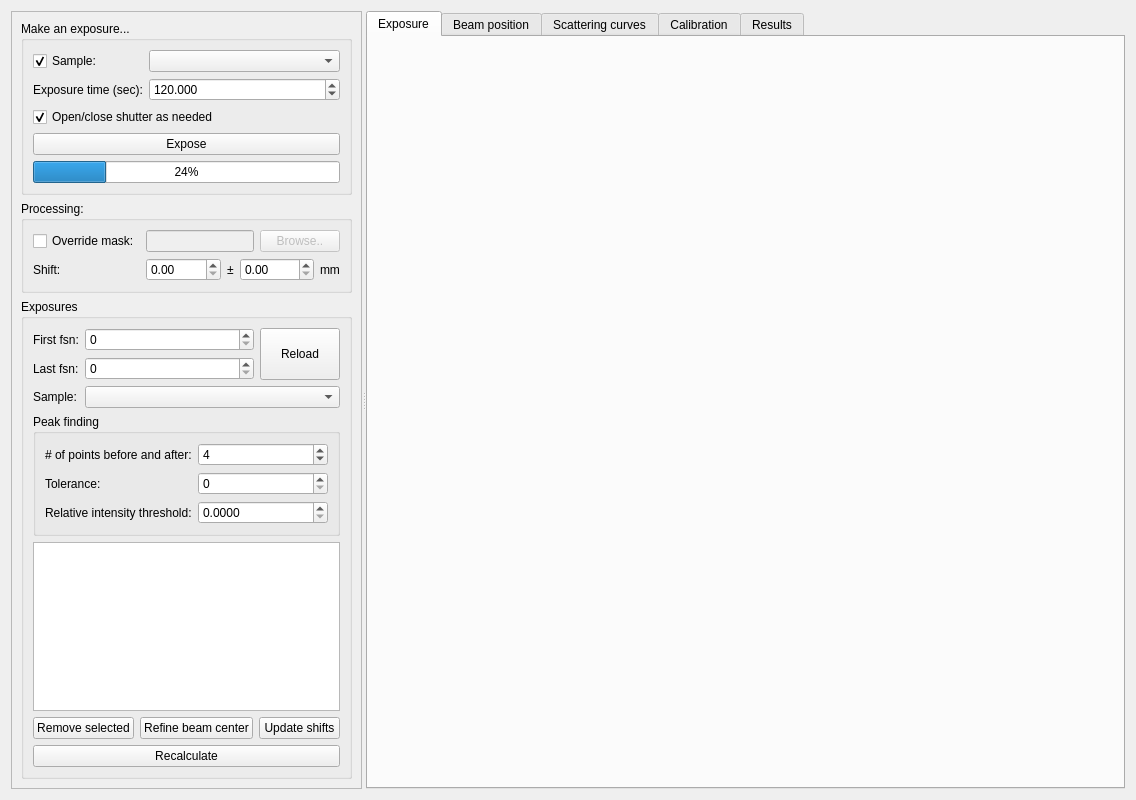
<?xml version="1.0" encoding="UTF-8"?>
<ui version="4.0">
 <class>Form</class>
 <widget class="QWidget" name="Form">
  <property name="geometry">
   <rect>
    <x>0</x>
    <y>0</y>
    <width>1136</width>
    <height>800</height>
   </rect>
  </property>
  <property name="windowTitle">
   <string>First principles calibration</string>
  </property>
  <layout class="QVBoxLayout" name="verticalLayout">
   <item>
    <widget class="QSplitter" name="splitter">
     <property name="orientation">
      <enum>Qt::Horizontal</enum>
     </property>
     <widget class="QFrame" name="frame">
      <property name="frameShape">
       <enum>QFrame::StyledPanel</enum>
      </property>
      <property name="frameShadow">
       <enum>QFrame::Raised</enum>
      </property>
      <layout class="QGridLayout" name="gridLayout_3">
       <item row="8" column="0" colspan="2">
        <widget class="QGroupBox" name="exposuresGroupBox">
         <property name="sizePolicy">
          <sizepolicy hsizetype="Preferred" vsizetype="Preferred">
           <horstretch>0</horstretch>
           <verstretch>1</verstretch>
          </sizepolicy>
         </property>
         <property name="title">
          <string>Exposures</string>
         </property>
         <layout class="QGridLayout" name="gridLayout_2">
          <item row="7" column="0" colspan="3">
           <widget class="QPushButton" name="updateMeasurementsPushButton">
            <property name="text">
             <string>Recalculate</string>
            </property>
           </widget>
          </item>
          <item row="5" column="0" colspan="3">
           <widget class="QTreeView" name="exposuresTreeView">
            <property name="sizePolicy">
             <sizepolicy hsizetype="Expanding" vsizetype="Expanding">
              <horstretch>0</horstretch>
              <verstretch>1</verstretch>
             </sizepolicy>
            </property>
           </widget>
          </item>
          <item row="3" column="0" colspan="3">
           <widget class="QGroupBox" name="groupBox">
            <property name="title">
             <string>Peak finding</string>
            </property>
            <layout class="QFormLayout" name="formLayout_2">
             <item row="0" column="0">
              <widget class="QLabel" name="label_10">
               <property name="text">
                <string># of points before and after:</string>
               </property>
              </widget>
             </item>
             <item row="0" column="1">
              <widget class="QSpinBox" name="peakPointsBeforeAndAfterSpinBox">
               <property name="minimum">
                <number>1</number>
               </property>
               <property name="value">
                <number>4</number>
               </property>
              </widget>
             </item>
             <item row="2" column="0">
              <widget class="QLabel" name="label_14">
               <property name="text">
                <string>Relative intensity threshold:</string>
               </property>
              </widget>
             </item>
             <item row="2" column="1">
              <widget class="QDoubleSpinBox" name="peakFindThresholdDoubleSpinBox">
               <property name="decimals">
                <number>4</number>
               </property>
               <property name="maximum">
                <double>1.000000000000000</double>
               </property>
              </widget>
             </item>
             <item row="1" column="0">
              <widget class="QLabel" name="label_15">
               <property name="text">
                <string>Tolerance:</string>
               </property>
              </widget>
             </item>
             <item row="1" column="1">
              <widget class="QSpinBox" name="toleranceSpinBox"/>
             </item>
            </layout>
           </widget>
          </item>
          <item row="1" column="0">
           <widget class="QLabel" name="label_3">
            <property name="text">
             <string>Last fsn:</string>
            </property>
           </widget>
          </item>
          <item row="6" column="0" colspan="3">
           <layout class="QHBoxLayout" name="horizontalLayout_3">
            <item>
             <widget class="QPushButton" name="removeSelectedExposurePushButton">
              <property name="text">
               <string>Remove selected</string>
              </property>
             </widget>
            </item>
            <item>
             <widget class="QPushButton" name="refineBeamCenterPushButton">
              <property name="text">
               <string>Refine beam center</string>
              </property>
             </widget>
            </item>
            <item>
             <widget class="QPushButton" name="updateShiftsPushButton">
              <property name="text">
               <string>Update shifts</string>
              </property>
             </widget>
            </item>
           </layout>
          </item>
          <item row="0" column="0">
           <widget class="QLabel" name="label_2">
            <property name="text">
             <string>First fsn:</string>
            </property>
           </widget>
          </item>
          <item row="0" column="1">
           <widget class="QSpinBox" name="firstFSNSpinBox">
            <property name="sizePolicy">
             <sizepolicy hsizetype="Minimum" vsizetype="Fixed">
              <horstretch>1</horstretch>
              <verstretch>0</verstretch>
             </sizepolicy>
            </property>
            <property name="maximum">
             <number>100000</number>
            </property>
           </widget>
          </item>
          <item row="1" column="1">
           <widget class="QSpinBox" name="lastFSNSpinBox">
            <property name="sizePolicy">
             <sizepolicy hsizetype="Minimum" vsizetype="Fixed">
              <horstretch>1</horstretch>
              <verstretch>0</verstretch>
             </sizepolicy>
            </property>
            <property name="maximum">
             <number>100000</number>
            </property>
           </widget>
          </item>
          <item row="0" column="2" rowspan="2">
           <widget class="QPushButton" name="reloadExposuresPushButton">
            <property name="sizePolicy">
             <sizepolicy hsizetype="Minimum" vsizetype="Minimum">
              <horstretch>0</horstretch>
              <verstretch>0</verstretch>
             </sizepolicy>
            </property>
            <property name="text">
             <string>Reload</string>
            </property>
           </widget>
          </item>
          <item row="2" column="1" colspan="2">
           <widget class="QComboBox" name="filterSampleComboBox">
            <property name="enabled">
             <bool>true</bool>
            </property>
           </widget>
          </item>
          <item row="2" column="0">
           <widget class="QLabel" name="label_13">
            <property name="text">
             <string>Sample:</string>
            </property>
           </widget>
          </item>
         </layout>
        </widget>
       </item>
       <item row="7" column="0" colspan="2">
        <widget class="QGroupBox" name="groupBox_4">
         <property name="title">
          <string>Processing:</string>
         </property>
         <layout class="QGridLayout" name="gridLayout_5">
          <item row="0" column="1">
           <layout class="QHBoxLayout" name="horizontalLayout_2">
            <item>
             <widget class="QLineEdit" name="maskFileLineEdit">
              <property name="enabled">
               <bool>false</bool>
              </property>
             </widget>
            </item>
            <item>
             <widget class="QPushButton" name="browseMaskPushButton">
              <property name="enabled">
               <bool>false</bool>
              </property>
              <property name="text">
               <string>Browse..</string>
              </property>
             </widget>
            </item>
           </layout>
          </item>
          <item row="0" column="0">
           <widget class="QCheckBox" name="overrideMaskCheckBox">
            <property name="text">
             <string>Override mask:</string>
            </property>
           </widget>
          </item>
          <item row="1" column="0">
           <widget class="QLabel" name="label_4">
            <property name="text">
             <string>Shift:</string>
            </property>
           </widget>
          </item>
          <item row="1" column="1">
           <layout class="QHBoxLayout" name="horizontalLayout">
            <item>
             <widget class="QDoubleSpinBox" name="shiftValueDoubleSpinBox">
              <property name="sizePolicy">
               <sizepolicy hsizetype="Minimum" vsizetype="Fixed">
                <horstretch>1</horstretch>
                <verstretch>0</verstretch>
               </sizepolicy>
              </property>
              <property name="maximum">
               <double>1000.000000000000000</double>
              </property>
             </widget>
            </item>
            <item>
             <widget class="QLabel" name="label_6">
              <property name="text">
               <string>±</string>
              </property>
              <property name="textFormat">
               <enum>Qt::PlainText</enum>
              </property>
             </widget>
            </item>
            <item>
             <widget class="QDoubleSpinBox" name="shiftErrorDoubleSpinBox">
              <property name="sizePolicy">
               <sizepolicy hsizetype="Minimum" vsizetype="Fixed">
                <horstretch>1</horstretch>
                <verstretch>0</verstretch>
               </sizepolicy>
              </property>
              <property name="maximum">
               <double>1000.000000000000000</double>
              </property>
             </widget>
            </item>
            <item>
             <widget class="QLabel" name="label_7">
              <property name="text">
               <string>mm</string>
              </property>
             </widget>
            </item>
           </layout>
          </item>
         </layout>
        </widget>
       </item>
       <item row="0" column="0" colspan="2">
        <widget class="QGroupBox" name="groupBox_5">
         <property name="title">
          <string>Make an exposure...</string>
         </property>
         <layout class="QGridLayout" name="gridLayout_6">
          <item row="0" column="0">
           <widget class="QCheckBox" name="sampleCheckBox">
            <property name="text">
             <string>Sample:</string>
            </property>
            <property name="checked">
             <bool>true</bool>
            </property>
           </widget>
          </item>
          <item row="3" column="0" colspan="2">
           <widget class="QPushButton" name="exposePushButton">
            <property name="text">
             <string>Expose</string>
            </property>
           </widget>
          </item>
          <item row="2" column="0" colspan="2">
           <widget class="QCheckBox" name="autoShutterCheckBox">
            <property name="text">
             <string>Open/close shutter as needed</string>
            </property>
            <property name="checked">
             <bool>true</bool>
            </property>
           </widget>
          </item>
          <item row="0" column="1">
           <widget class="QComboBox" name="sampleComboBox">
            <property name="sizePolicy">
             <sizepolicy hsizetype="Preferred" vsizetype="Fixed">
              <horstretch>1</horstretch>
              <verstretch>0</verstretch>
             </sizepolicy>
            </property>
           </widget>
          </item>
          <item row="1" column="0">
           <widget class="QLabel" name="label_8">
            <property name="text">
             <string>Exposure time (sec):</string>
            </property>
           </widget>
          </item>
          <item row="1" column="1">
           <widget class="QDoubleSpinBox" name="exposureTimeDoubleSpinBox">
            <property name="sizePolicy">
             <sizepolicy hsizetype="Minimum" vsizetype="Fixed">
              <horstretch>1</horstretch>
              <verstretch>0</verstretch>
             </sizepolicy>
            </property>
            <property name="decimals">
             <number>3</number>
            </property>
            <property name="minimum">
             <double>0.003000000000000</double>
            </property>
            <property name="maximum">
             <double>100000.000000000000000</double>
            </property>
            <property name="value">
             <double>120.000000000000000</double>
            </property>
           </widget>
          </item>
          <item row="4" column="0" colspan="2">
           <widget class="QProgressBar" name="progressBar">
            <property name="value">
             <number>24</number>
            </property>
           </widget>
          </item>
         </layout>
        </widget>
       </item>
      </layout>
     </widget>
     <widget class="QTabWidget" name="tabWidget">
      <property name="sizePolicy">
       <sizepolicy hsizetype="Expanding" vsizetype="Expanding">
        <horstretch>1</horstretch>
        <verstretch>0</verstretch>
       </sizepolicy>
      </property>
      <property name="currentIndex">
       <number>0</number>
      </property>
      <widget class="QWidget" name="exposureTab">
       <attribute name="title">
        <string>Exposure</string>
       </attribute>
      </widget>
      <widget class="QWidget" name="beamPosTab">
       <attribute name="title">
        <string>Beam position</string>
       </attribute>
      </widget>
      <widget class="QWidget" name="curvesTab">
       <attribute name="title">
        <string>Scattering curves</string>
       </attribute>
      </widget>
      <widget class="QWidget" name="calibrationTab">
       <attribute name="title">
        <string>Calibration</string>
       </attribute>
      </widget>
      <widget class="QWidget" name="resultsTab">
       <attribute name="title">
        <string>Results</string>
       </attribute>
       <layout class="QGridLayout" name="gridLayout">
        <item row="1" column="0">
         <widget class="QGroupBox" name="groupBox_3">
          <property name="title">
           <string>Peaks and lattice parameter</string>
          </property>
          <layout class="QGridLayout" name="gridLayout_4">
           <item row="2" column="0">
            <widget class="QLabel" name="label_5">
             <property name="text">
              <string>Lattice parameter:</string>
             </property>
            </widget>
           </item>
           <item row="2" column="1">
            <widget class="QLabel" name="latticeParameterLabel">
             <property name="text">
              <string>--</string>
             </property>
            </widget>
           </item>
           <item row="0" column="0" colspan="2">
            <widget class="QTreeView" name="peaksTreeView"/>
           </item>
           <item row="1" column="0" colspan="2">
            <widget class="QLabel" name="label">
             <property name="text">
              <string>This program currently works only with a=b=c lattices!</string>
             </property>
            </widget>
           </item>
          </layout>
         </widget>
        </item>
        <item row="0" column="0">
         <widget class="QGroupBox" name="groupBox_2">
          <property name="title">
           <string>Beam deviation from the optical axis</string>
          </property>
          <layout class="QFormLayout" name="formLayout">
           <item row="0" column="0">
            <widget class="QLabel" name="label_9">
             <property name="text">
              <string>Horizontal:</string>
             </property>
            </widget>
           </item>
           <item row="0" column="1">
            <widget class="QLabel" name="alphaXLabel">
             <property name="text">
              <string>--</string>
             </property>
            </widget>
           </item>
           <item row="1" column="1">
            <widget class="QLabel" name="alphaYLabel">
             <property name="text">
              <string>--</string>
             </property>
            </widget>
           </item>
           <item row="1" column="0">
            <widget class="QLabel" name="label_11">
             <property name="text">
              <string>Vertical:</string>
             </property>
            </widget>
           </item>
           <item row="2" column="0">
            <widget class="QLabel" name="label_12">
             <property name="text">
              <string>Total:</string>
             </property>
            </widget>
           </item>
           <item row="2" column="1">
            <widget class="QLabel" name="alphaLabel">
             <property name="text">
              <string>--</string>
             </property>
            </widget>
           </item>
          </layout>
         </widget>
        </item>
       </layout>
      </widget>
     </widget>
    </widget>
   </item>
  </layout>
 </widget>
 <tabstops>
  <tabstop>overrideMaskCheckBox</tabstop>
  <tabstop>maskFileLineEdit</tabstop>
  <tabstop>browseMaskPushButton</tabstop>
  <tabstop>shiftValueDoubleSpinBox</tabstop>
  <tabstop>shiftErrorDoubleSpinBox</tabstop>
  <tabstop>firstFSNSpinBox</tabstop>
  <tabstop>lastFSNSpinBox</tabstop>
  <tabstop>reloadExposuresPushButton</tabstop>
  <tabstop>peakPointsBeforeAndAfterSpinBox</tabstop>
  <tabstop>exposuresTreeView</tabstop>
  <tabstop>removeSelectedExposurePushButton</tabstop>
  <tabstop>refineBeamCenterPushButton</tabstop>
  <tabstop>updateShiftsPushButton</tabstop>
  <tabstop>updateMeasurementsPushButton</tabstop>
  <tabstop>tabWidget</tabstop>
 </tabstops>
 <resources/>
 <connections>
  <connection>
   <sender>overrideMaskCheckBox</sender>
   <signal>toggled(bool)</signal>
   <receiver>maskFileLineEdit</receiver>
   <slot>setEnabled(bool)</slot>
   <hints>
    <hint type="sourcelabel">
     <x>81</x>
     <y>95</y>
    </hint>
    <hint type="destinationlabel">
     <x>237</x>
     <y>97</y>
    </hint>
   </hints>
  </connection>
  <connection>
   <sender>overrideMaskCheckBox</sender>
   <signal>toggled(bool)</signal>
   <receiver>browseMaskPushButton</receiver>
   <slot>setEnabled(bool)</slot>
   <hints>
    <hint type="sourcelabel">
     <x>81</x>
     <y>95</y>
    </hint>
    <hint type="destinationlabel">
     <x>369</x>
     <y>97</y>
    </hint>
   </hints>
  </connection>
  <connection>
   <sender>sampleCheckBox</sender>
   <signal>toggled(bool)</signal>
   <receiver>sampleComboBox</receiver>
   <slot>setEnabled(bool)</slot>
   <hints>
    <hint type="sourcelabel">
     <x>86</x>
     <y>31</y>
    </hint>
    <hint type="destinationlabel">
     <x>285</x>
     <y>31</y>
    </hint>
   </hints>
  </connection>
 </connections>
</ui>
